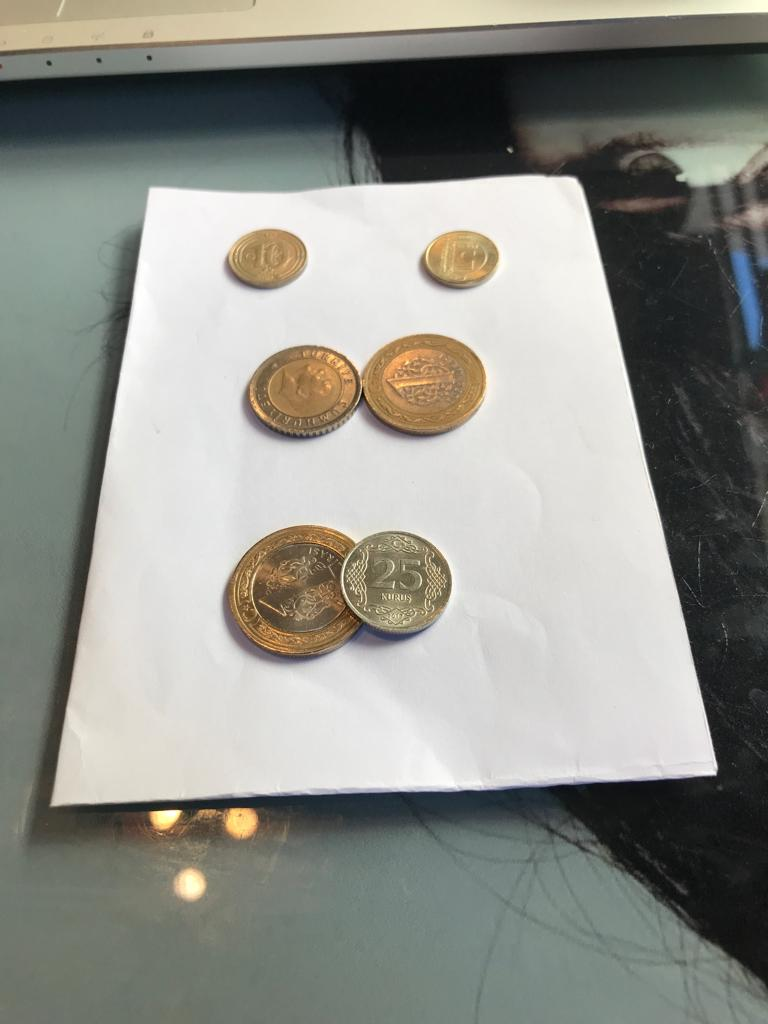
%> input picture perspektif/images/ustyapisik.png, 768 x 1024 px
$ octave --eval "hough_yuvarlak_bulma;"   (GNU Octave 9; MATLAB toolbox functions it lacks are replaced by stand-ins)
%> lines starting %> are read from the running program, lines starting %| are printed output that depends on the picture; in (x1, y1, x2, y2) boxes, pixels count from 0 and x2, y2 are one past the last pixel; in counts of white or black regions, pixels touching at a corner belong together; the program's own positions count from 1
function hough_yuvarlak_bulma()
    RGB = imread('C:\Users\Asus\Desktop\çalýþan\sunum\perspektif\images\ustyapisik.png'); % resim sayýsal olarak yüklendi
%> RGB is the input picture: size 1024x768x3 uint8; mean R, G, B 143.7, 144.6, 137.9
    I = rgb2gray(RGB); % gri tone indirgeme.
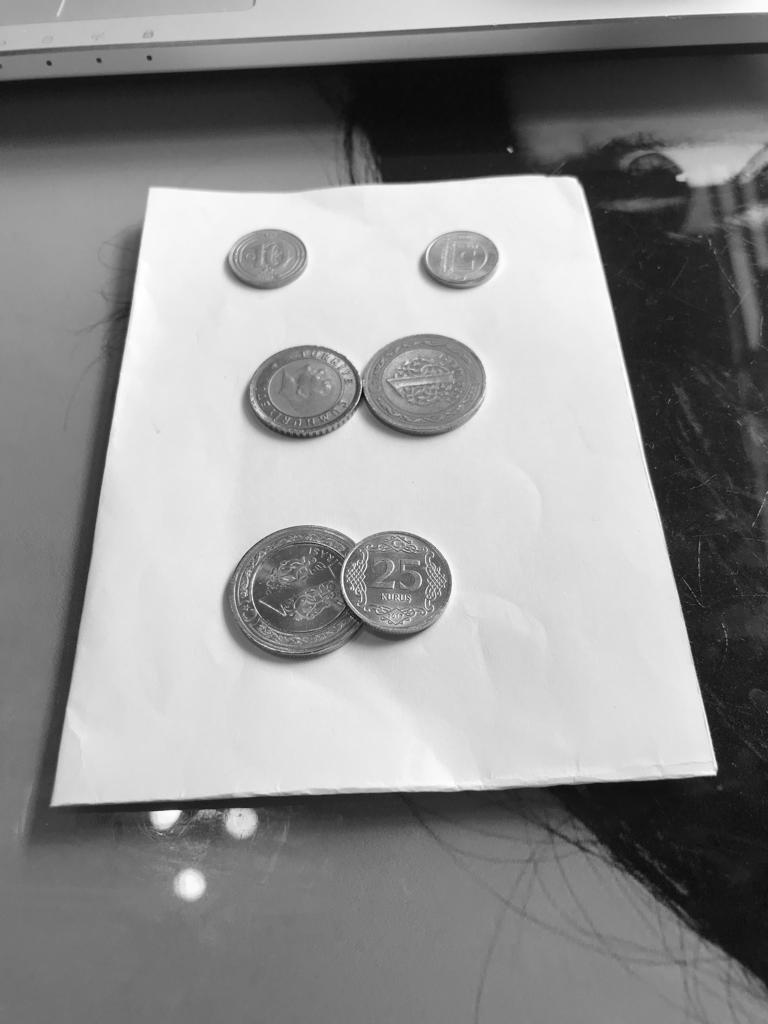
%> I: size 1024x768 uint8; min 3, max 255, mean 143.6
    esik_degeri = graythresh(I); % resmin eþik deðeri.
%> esik_degeri = 0.6
    bw = im2bw(I,esik_degeri); % eþik deðerine göre siyah beyaz.
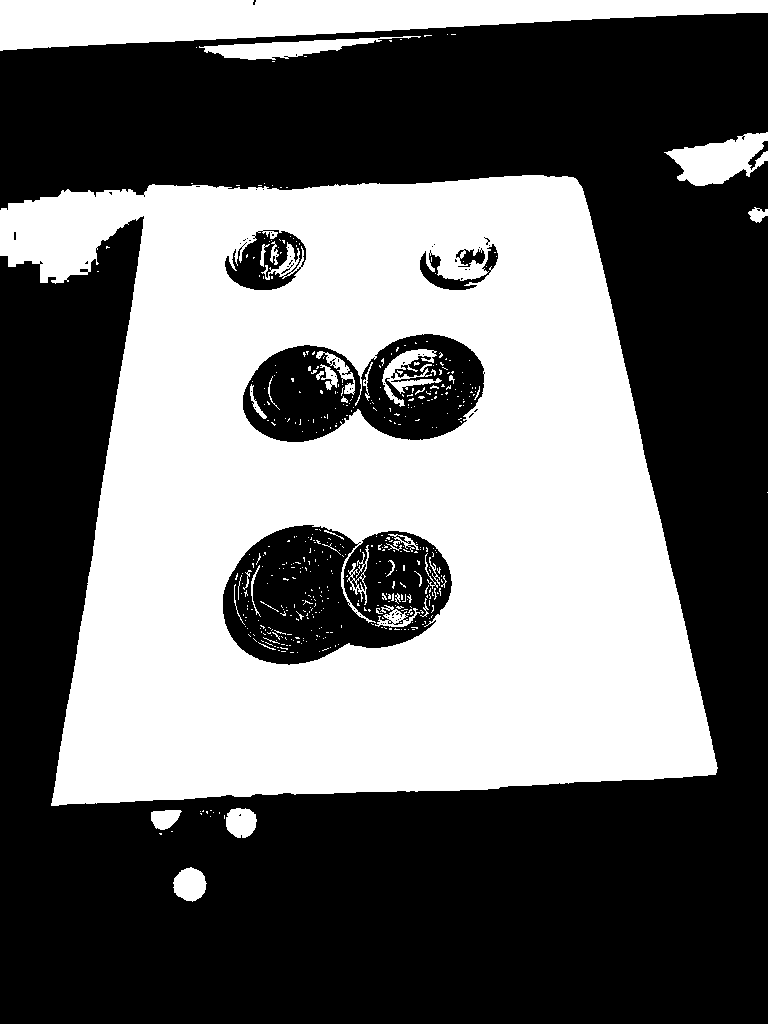
%> bw: size 1024x768 logical; 42.3% white; 479 white regions (437 under 20 px), largest, box (x1, y1, x2, y2) and area: (0, 175, 718, 806) 296142, (0, 0, 768, 51) 23547, (664, 132, 768, 186) 3220
    bw = bwareaopen(bw, 50);
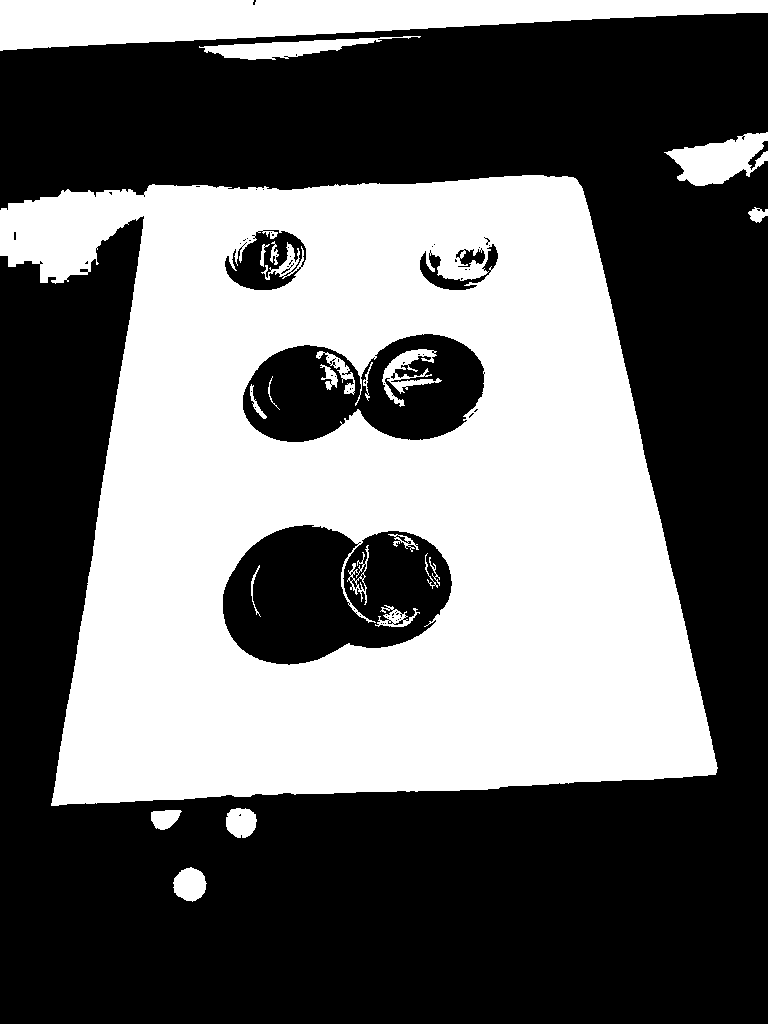
%> bw: size 1024x768 logical; 42% white; 22 white regions, largest, box (x1, y1, x2, y2) and area: (0, 175, 718, 806) 296142, (0, 0, 768, 51) 23547, (664, 132, 768, 186) 3220
    % nesnelerin elemanlarý arasýndaki boþluklarý birleþtirecek
    birlestirici = strel('square',3);
    bw = imdilate(bw,birlestirici);
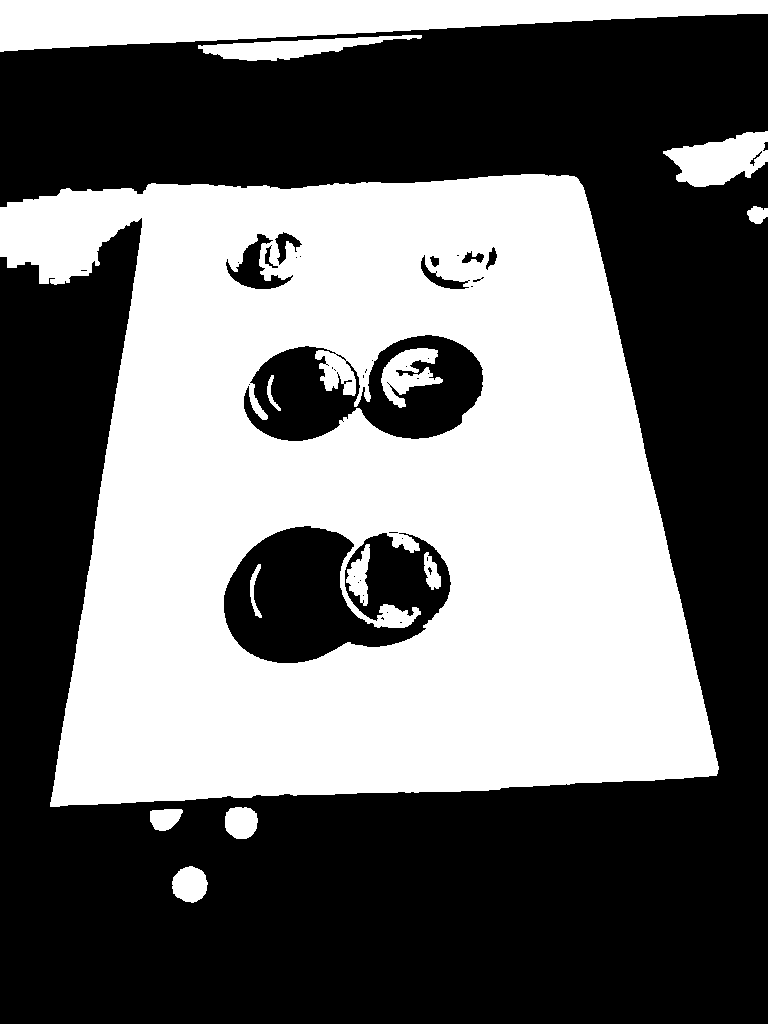
%> bw: size 1024x768 logical; 43.6% white; 13 white regions, largest, box (x1, y1, x2, y2) and area: (0, 174, 719, 807) 305798, (0, 0, 768, 52) 24364, (663, 131, 768, 187) 3653
    imshow(bw);
    Rmin = 8;
    Rmax = 30;
    % belirtilen yarý çaplarda aydýnlýk yuvarlaklar bulunmaktadýr.
    [aydinlik_merkezi, aydinlik_yaricapi] = imfindcircles(bw,[Rmin Rmax],'ObjectPolarity','bright');
%> aydinlik_merkezi = 28 rows, first 12: [190.6 885.4; 241.5 823.2; 163 818.1; 757.8 215.4; 434.5 580.7; 400.1 612.3; 269 253.2; 706.7 766.4; 700.6 169.8; 750.7 148.7; 126.3 203.5; 568 192.4]; aydinlik_yaricapi = 28 values, max 27.78 at index 13, min 8 at index 27, mean 15.21
    % belirtilen yarý çaplarda karanlýk yuvarlaklar bulunmaktadýr.
    [karanlik_merkezi, karanlik_yaricapi] = imfindcircles(bw,[Rmin Rmax],'ObjectPolarity','dark')
%> karanlik_merkezi = 21 rows, first 12: [275.3 256.4; 287 245.8; 485.8 256.6; 437.3 265.6; 115.3 255.4; 358.5 631.3; 97.88 176.4; 25.93 277.1; 79.89 174.9; 49.56 182.9; 376.6 568.9; 340.1 549.7]; karanlik_yaricapi = 21 values, max 29.06 at index 11, min 8.69 at index 20, mean 15.85
%> `hough_yuvarlak_bulma;`:
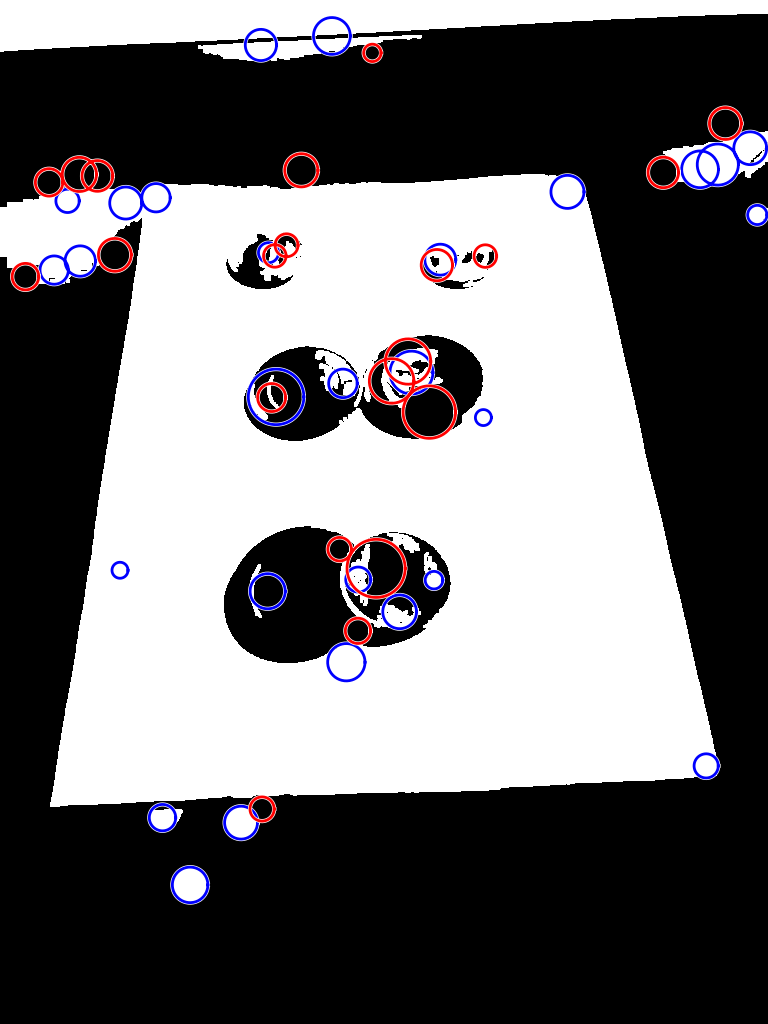
%> figure redrawn from the program's plot data
    % bulunan aydýnlýk ve karanlýk çember çiziliyor.
    viscircles(aydinlik_merkezi, aydinlik_yaricapi,'EdgeColor','b');
    viscircles(karanlik_merkezi, karanlik_yaricapi,'LineStyle','-');
end

$ run again, with perspektif/images/deneme.png copied over perspektif/images/ustyapisik.png
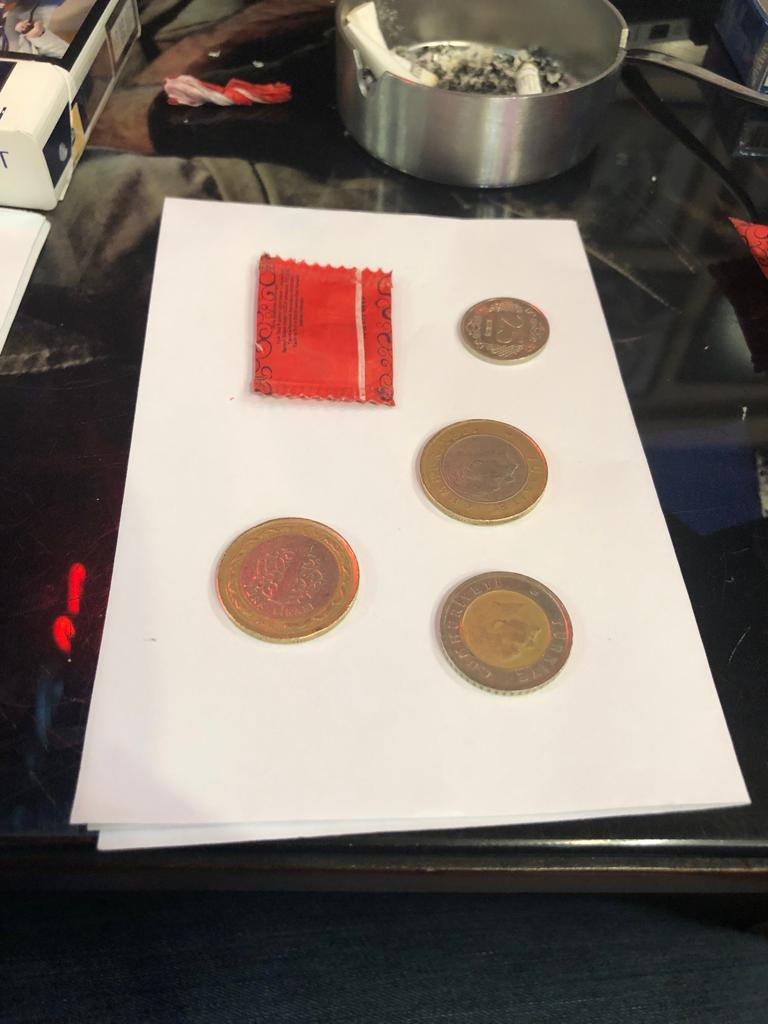
%> input picture perspektif/images/deneme.png, 768 x 1024 px
%> in hough_yuvarlak_bulma, RGB is the input picture: size 1024x768x3 uint8; mean R, G, B 128.2, 117.4, 109.2
%> esik_degeri = 0.533
%> in hough_yuvarlak_bulma, `bw = imdilate(bw,birlestirici);`:
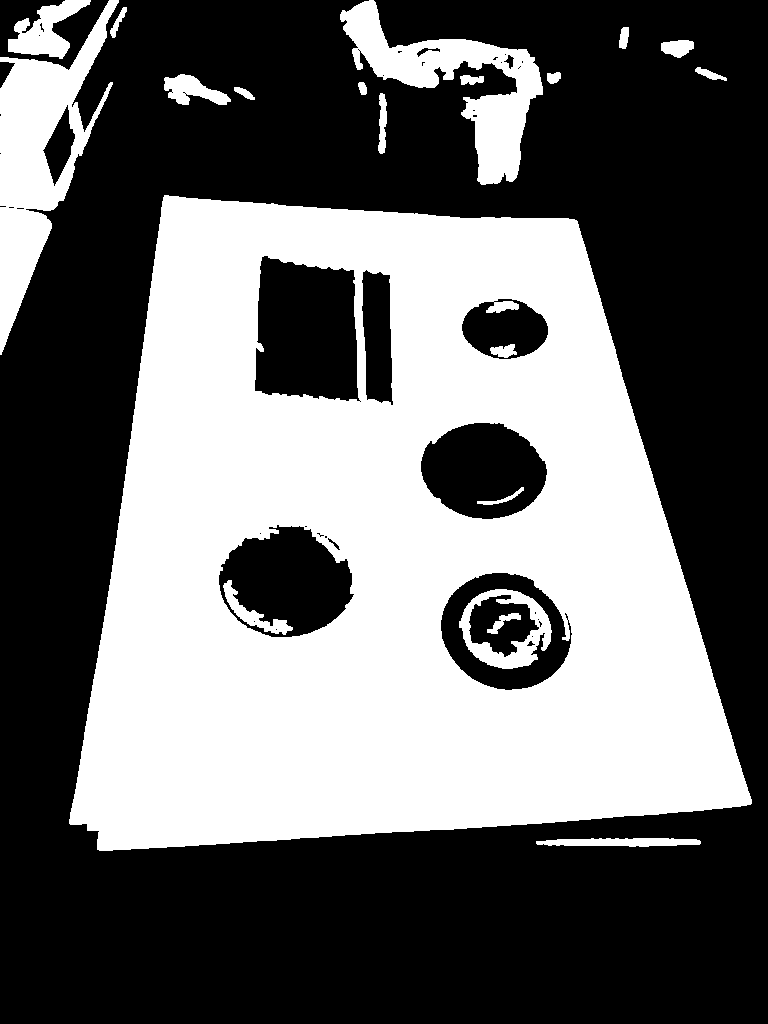
%> bw: size 1024x768 logical; 41.6% white; 20 white regions, largest, box (x1, y1, x2, y2) and area: (69, 195, 752, 851) 289202, (0, 0, 119, 355) 15515, (340, 0, 543, 185) 11603
%> aydinlik_merkezi = 37 rows, first 12: [186.7 90.72; 430 79.71; 491.3 172.8; 57.78 47.32; 47.33 198.9; 678.8 44.64; 553.3 75.57; 36.96 228.3; 484.7 650.9; 539 639.8; 239.1 104.2; 517.8 62.87]; aydinlik_yaricapi = 37 values, max 26.61 at index 31, min 8 at index 34, mean 13.04
%> karanlik_merkezi = 38 rows, first 12: [484.3 327.9; 528.1 331.1; 63.06 137.9; 506.2 85.43; 58.44 151.8; 380.7 391.1; 453.4 636; 480.6 633.5; 346.3 389.9; 269.5 381.6; 254.2 550.5; 377.2 285.8]; karanlik_yaricapi = 38 values, max 23.72 at index 37, min 8 at index 38, mean 14.67
%> `hough_yuvarlak_bulma;`:
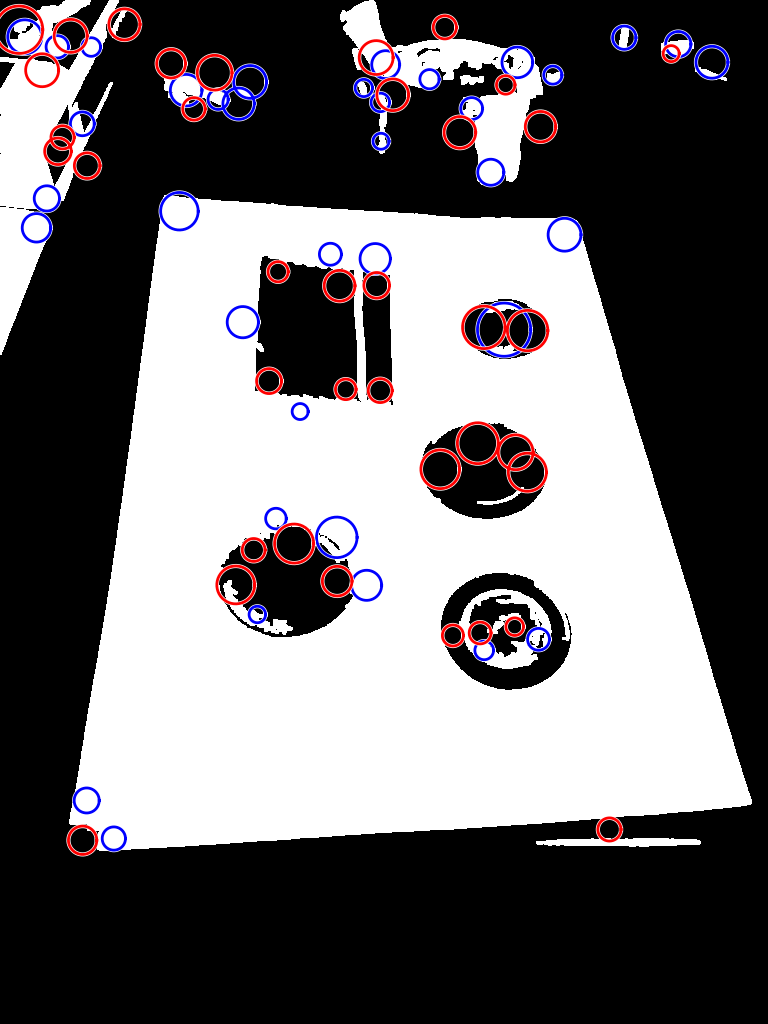
%> figure redrawn from the program's plot data
